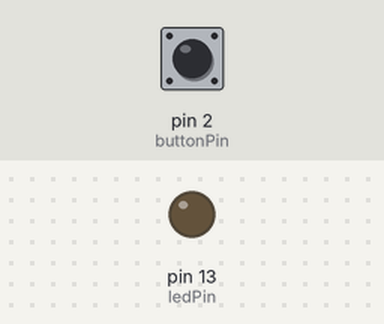
A sketch run on a simulated Arduino Uno, built with avr-gcc and run on an emulated ATmega328P. On the bench: output pins drawn as LEDs (lit = HIGH). The test bench sets the inputs (shaded band); at power-on: pin 2 (buttonPin) LOW.

Above: at 1.2 s.
1.3 s: pin 2 (buttonPin) pulled HIGH for 0.15 s
At 1.37 s:
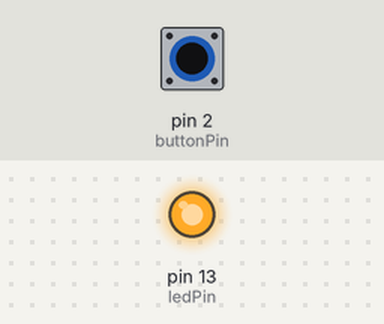
2.9 s: pin 2 (buttonPin) pulled HIGH for 3.2 s
At 7.4 s:
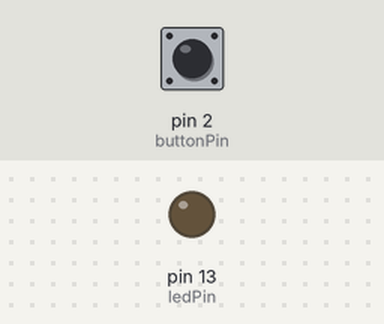
Timing chart, 0 to 8.9 s (numbered marks = the images above; inputs shaded):
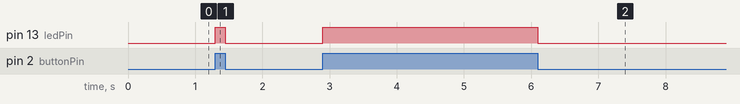

The sketch:

button_led.ino
```cpp
int ledPin = 13;  //변수 선언 후 13번 지정.(책에선 할당이라네?)
int buttonPin = 2;

void setup() {
  pinMode(ledPin, OUTPUT);  //함수 호출로 변수에 출력 설정.
  pinMode(buttonPin, INPUT);  //버튼핀은 입력용이라는 것?
}

void loop() {
  int buttonInput = digitalRead(buttonPin);  //함수 호출로 buttonPin값을 buttoninput 변수로 읽어오라?
  digitalWrite(ledPin, buttonInput);  //쓰기함수 호출해서 버튼인풋 변수값을 쓰라고?
}
```

Measured:
- after the input at 1.3 s, pin 13 (ledPin): LOW → HIGH at once, → LOW 0.15 s later
- after the input at 2.9 s, pin 13 (ledPin): LOW → HIGH at once, → LOW 3.2 s later
